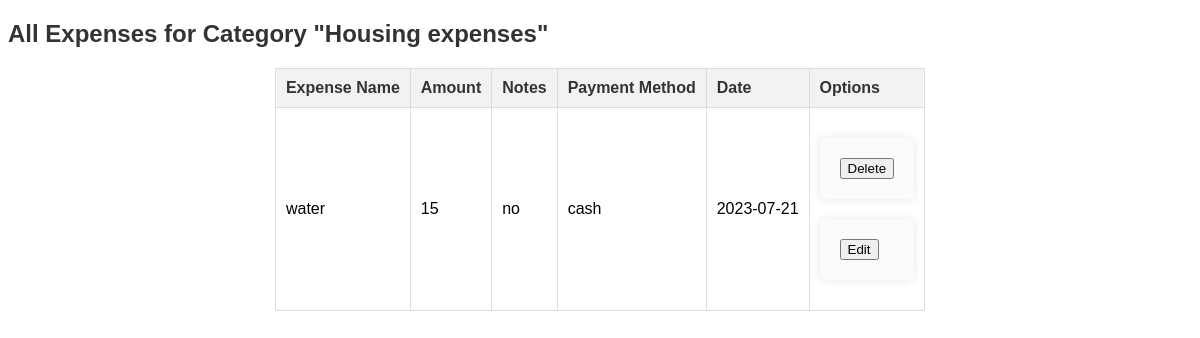
Page /view_expenses.php?category_id=112 (signed in) on the committed database.
### tables this page shows
CREATE TABLE `expense_categories` (
  `category_id` int(50) NOT NULL,
  `category_name` char(50) NOT NULL,
  `user_id` int(50) NOT NULL,
  `budjet` varchar(10) NOT NULL,
  `date_created` varchar(10) NOT NULL
);

CREATE TABLE `ex_table` (
  `ex_id` int(11) NOT NULL,
  `expense_amount` varchar(11) NOT NULL,
  `note` text NOT NULL,
  `payment_method` varchar(11) NOT NULL,
  `date` varchar(20) NOT NULL,
  `expense_name` varchar(100) NOT NULL,
  `category_id` int(20) NOT NULL
);

### view_expenses.php (the view, shortened to what this page needs)
<?php
require_once 'database.php';
$users_table = "users_table";
$expense_categories_table = "expense_categories";
$expenses_table = "ex_table";
$username = $_SESSION['username'];
$user_query = "SELECT user_id FROM $users_table WHERE user_name = '$username'";
$user_result = mysqli_query($conn, $user_query);
$user_row = mysqli_fetch_assoc($user_result);
$user_id = $user_row['user_id'];
$category_id = mysqli_real_escape_string($conn, $_GET['category_id']);
$category_query = "SELECT category_name FROM $expense_categories_table WHERE category_id = $category_id AND user_id = $user_id";
$category_result = mysqli_query($conn, $category_query);
$category_row = mysqli_fetch_assoc($category_result);
$category_name = $category_row['category_name'];
$expense_query = "SELECT ex_id, expense_name, expense_amount, note, payment_method, date FROM $expenses_table WHERE category_id = $category_id";
$expense_result = mysqli_query($conn, $expense_query);
?>
<!DOCTYPE html>
<html>
<head>
<link rel="stylesheet" href="add_ex.css">
</head>
<body>
<h2>All Expenses for Category "<?php echo $category_name; ?>"</h2>
  <table>
    <thead>
      <tr>
        <th>Expense Name</th>
        <th>Amount</th>
        <th>Notes</th>
        <th>Payment Method</th>
        <th>Date</th>
        <th>Options</th>
      </tr>
    </thead>
    <tbody>
      <?php while ($expense_row = mysqli_fetch_assoc($expense_result)) { ?>
        <tr>
          <td><?php echo $expense_row['expense_name']; ?></td>
          <td><?php echo $expense_row['expense_amount']; ?></td>
          <td><?php echo $expense_row['note']; ?></td>
          <td><?php echo $expense_row['payment_method']; ?></td>
          <td><?php echo $expense_row['date']; ?></td>
          <td>
            <form method="POST" action="delete_expense.php?ex_id=<?php echo $expense_row['ex_id']; ?>&category_id=<?php echo $category_id; ?>">
              <button type="submit" name="delete_expense">Delete</button>
            </form>
            <form method="POST" action="up.php?ex_id=<?php echo $expense_row['ex_id']; ?>&category_id=<?php echo $category_id; ?>">
              <button type="submit" name="edit">Edit</button>
            </form>
          </td>
        </tr      <?php } ?>
     </tbody>
  </table>
  <br>
</body>
</html>

### add_ex.css (style rules this page uses)
body { font-family: Arial, sans-serif; background-color: #ffffff; }
form { background-color: #fbfbfb; padding: 20px; border-radius: 5px; box-shadow: 0 0 10px rgba(0, 0, 0, 0.1); max-width: 400px; margin: 20px auto; }
table { border-collapse: collapse; margin: 20px auto; }
table th, table td { padding: 10px; border: 1px solid #ddd; text-align: left; }
table th { background-color: #f2f2f2; color: #333; }

### rows in the picture
expense_categories: category_name "Housing expenses"
ex_table: expense_name "water", expense_amount "15", note "no", payment_method "cash", date "2023-07-21"
